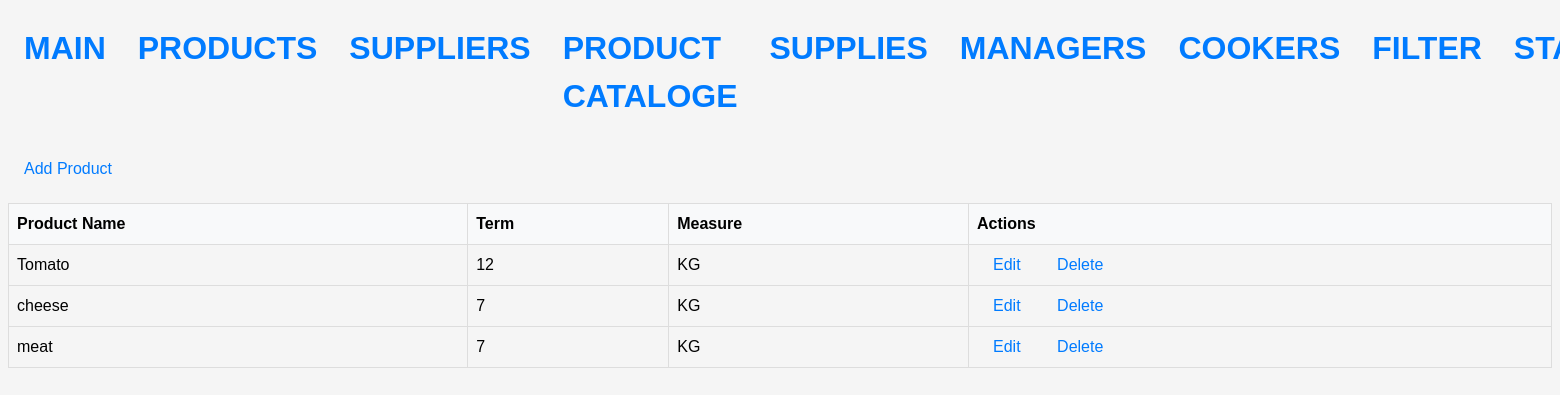
The app's page /products/, older data.
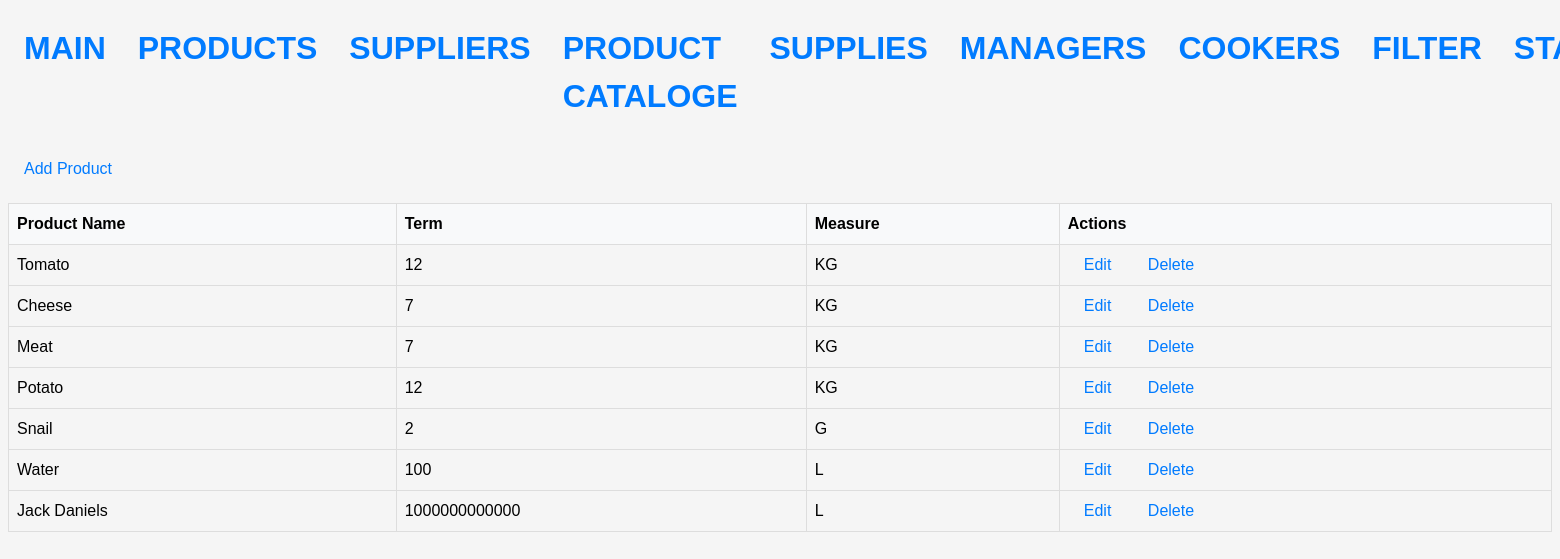
The same page, newer data.
### stock/models.py (models this page shows, shortened)
class Product(Model):
    name = models.CharField(max_length=64)
    term = models.IntegerField()
    measure = models.ForeignKey(Measure, on_delete=models.CASCADE)

class Measure(Model):
    name = models.CharField(max_length=64)

### stock/views.py (the view)
# urls.py: path('products/', ProductListView.as_view(), name='product'),
class ProductListView(ListView):
    model = Product
    template_name = 'product/product_list.html'
    context_object_name = 'products'

### templates/product/product_list.html (shortened to what this page needs)
{% extends 'base.html' %}
{% block content %}
<table>
  <a href="{% url 'product_create' %}" class="btn btn-success">Add Product</a>
  <table>
    <thead>
      <tr>
        <th>Product Name</th>
        <th>Term</th>
        <th>Measure</th>
        <th>Actions</th>
      </tr>
    </thead>
    <tbody>
      {% for product in object_list %}
      <tr>
        <td>{{ product.name }}</td>
        <td>{{ product.term }}</td>
        <td>{{ product.measure.name }}</td>
        <td>
          <a href="{% url 'product_update' product.id %}">Edit</a>
          <a href="{% url 'product_delete' product.id %}">Delete</a>
        </td>
      </tr>
      {% endfor %}
    </tbody>
  </table>
{%endblock%}

Row changes from the older to the newer data that the page shows:
changed Product: name "cheese" → "Cheese"
changed Product: name "meat" → "Meat"
added Product: name "Potato", term "12", measure.name "KG"
added Product: name "Snail", term "2", measure.name "G"
added Product: name "Water", term "100", measure.name "L"
added Product: name "Jack Daniels", term "1000000000000", measure.name "L"
